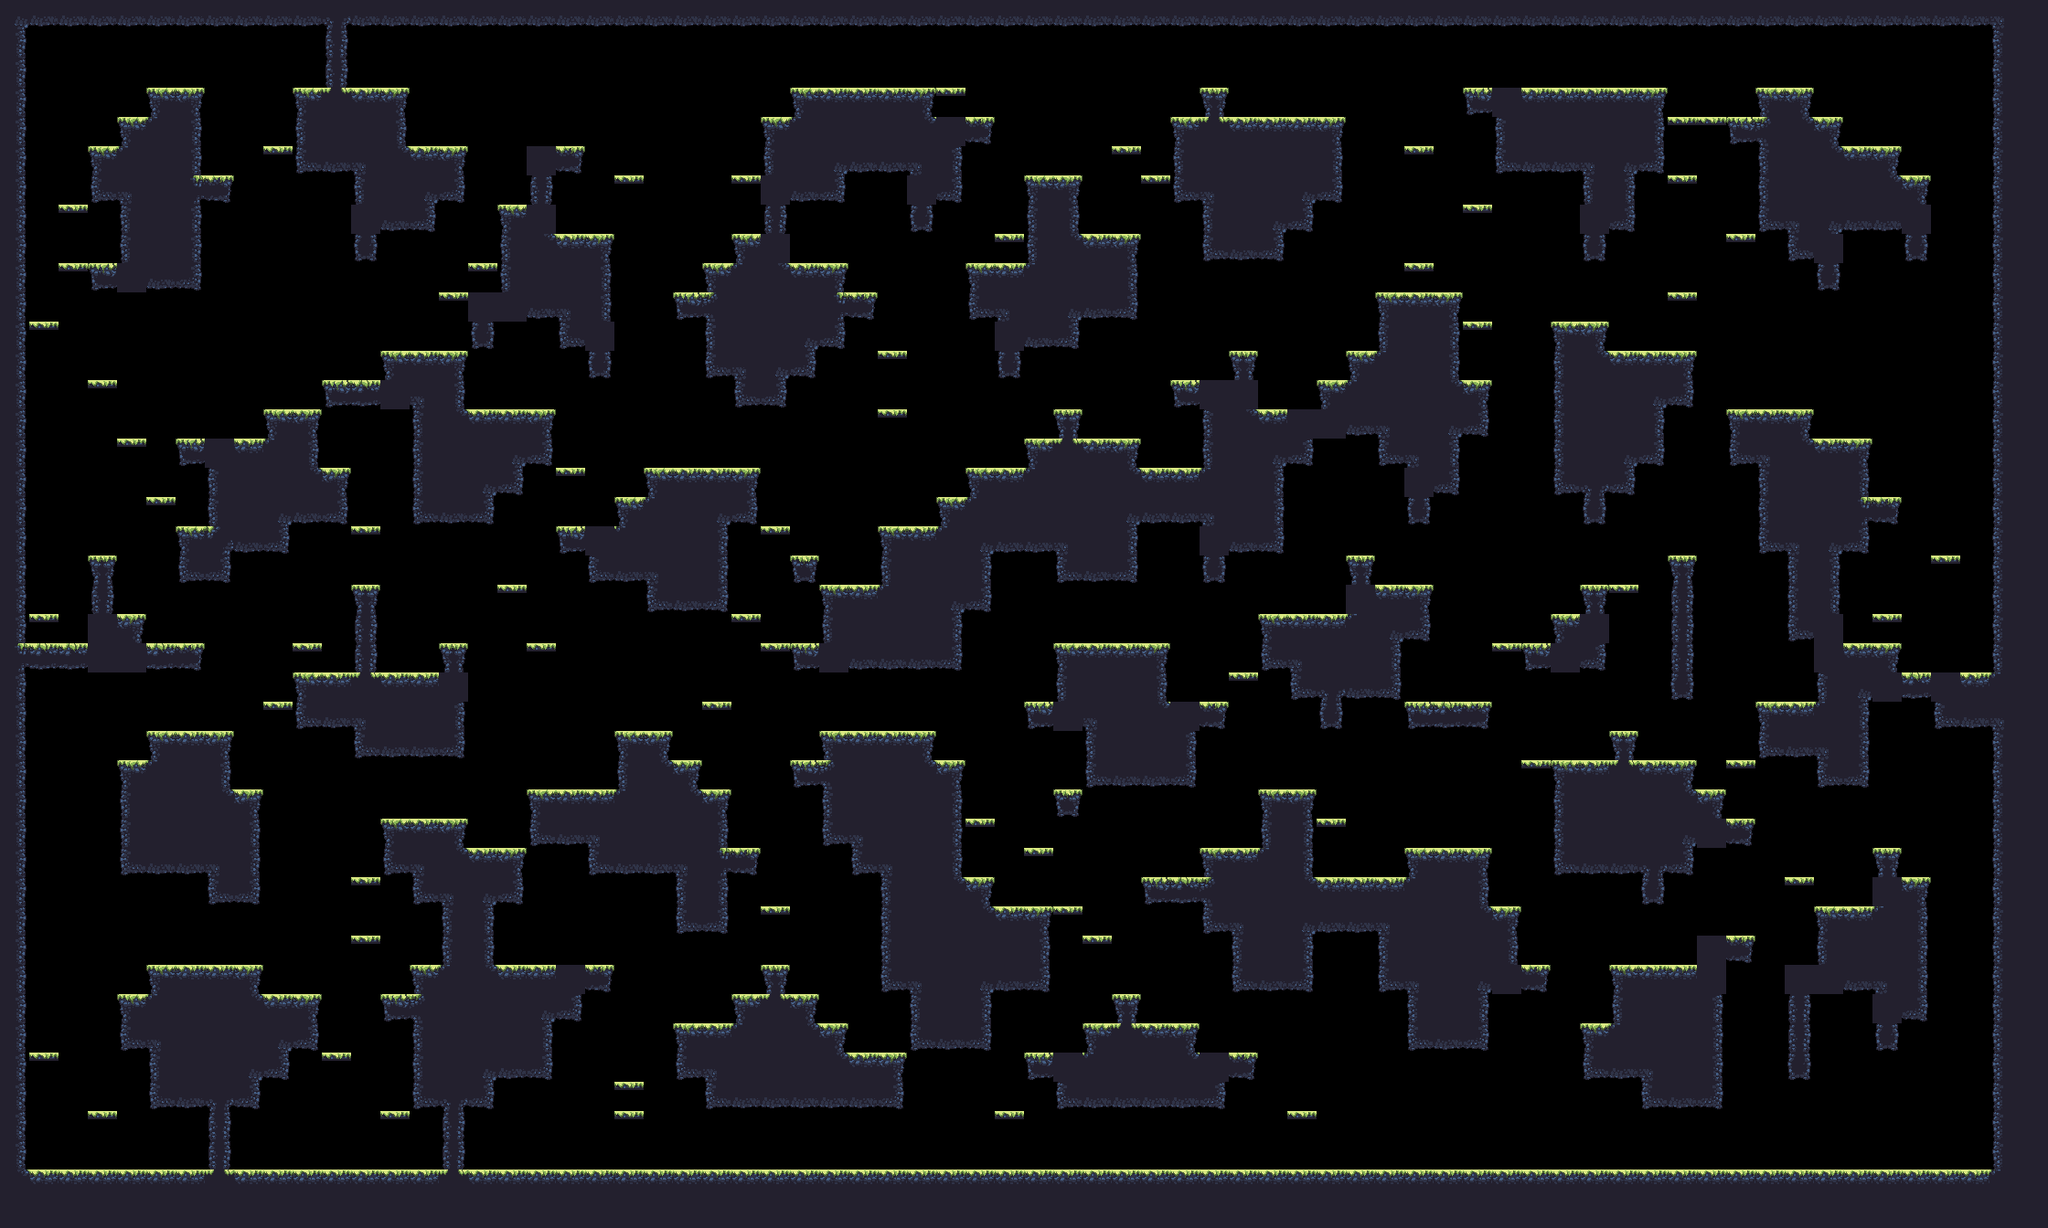

This is a level from a 2D game, rendered from its Tiled map with the project's own tilesets. A one-line summary and the map file follow, with tile-layer data summarised:
An orthogonal 70x42 tile map with 32x32 px tiles, 1 tile layer (main) and 17 objects (9x spawn, spawnPlayer0, spawnCrown0, spawnPlayer1, spawnCrown1, ...).

<map compressionlevel="0" height="42" infinite="0" nextlayerid="3" nextobjectid="4" orientation="orthogonal" renderorder="right-down" tiledversion="1.3.2" tileheight="32" tilewidth="32" version="1.2" width="70">
 <tileset firstgid="1" source="forest_summer_tile_set.tsx" />
 <layer height="42" id="1" name="main" width="70">
  <data>[2940 cells, 1298 non-empty, 26 distinct tile ids]</data>
 </layer>
 <objectgroup><object id="1" name="spawnPlayer0" x="128" y="80.0" /><object id="2" name="spawnCrown0" x="480" y="112.0" /><object id="3" name="spawnPlayer1" x="2112" y="144.0" /><object id="4" name="spawnCrown1" x="2080" y="112.0" /><object id="5" name="spawnPlayer2" x="96" y="1232.0" /><object id="6" name="spawnCrown2" x="64" y="1232.0" /><object id="7" name="spawnPlayer3" x="2144" y="1232.0" /><object id="8" name="spawnCrown3" x="2080" y="1232.0" /><object id="9" name="spawn" x="1312" y="720.0" /><object id="10" name="spawn" x="768" y="464.0" /><object id="11" name="spawn" x="1792" y="336.0" /><object id="12" name="spawn" x="1728" y="1232.0" /><object id="13" name="spawn" x="640" y="528.0" /><object id="14" name="spawn" x="704" y="752.0" /><object id="15" name="spawn" x="256" y="144.0" /><object id="16" name="spawn" x="384" y="368.0" /><object id="17" name="spawn" x="1152" y="144.0" /></objectgroup></map>
